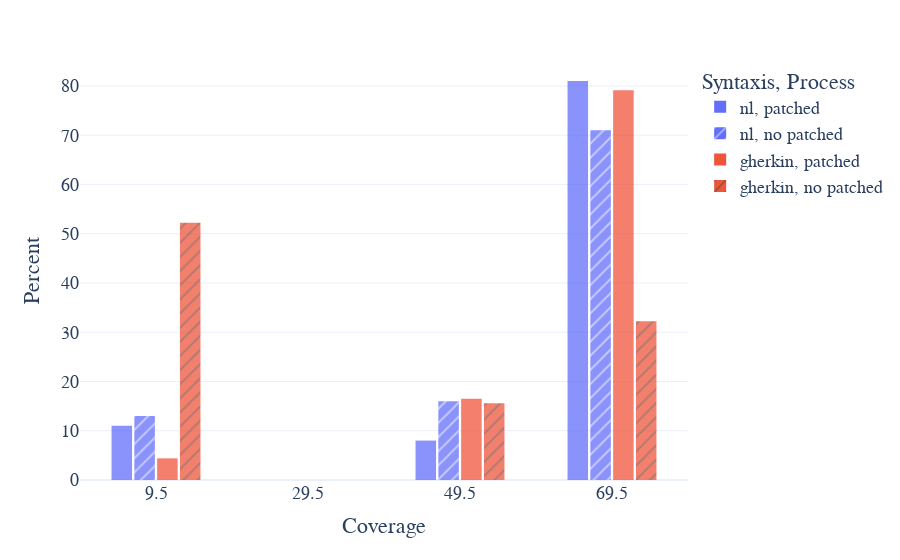

Notebook code cell kept with this figure:
### Code cell
fig = px.histogram(
    hw_copy,
    x="coverage_percent",
    color="syn",         # hue (NL vs Gherkin)
    pattern_shape="tag",     # group by experiment
    barmode="group",     # or "stack" if you want stacking instead
    nbins=5,             # tune as needed
    opacity = 0.75,
    histnorm='percent',
    #text_auto=True
)

fig.update_layout(
    bargap=0.4,
    bargroupgap=0.1,
    xaxis=dict(
        title=dict(
            text = "Coverage"
        )
    ),
    yaxis=dict(
        title=dict(
                text = "Percent"
            )
    ),
    legend=dict(
        title=dict(
            text="Syntaxis, Process"
        )
    ),
    template="plotly_white",
    font=dict(
        family="Courier New, monospace",
        size=18
    )
)

fig.show()

### Figure 1 — Plotly figure (JSON) as saved in the notebook; plotly's stock layout.template omitted (floating-point values rounded to 4 significant figures)
{"data": [{"alignmentgroup": "True", "bingroup": "x", "histnorm": "percent", "hovertemplate": "syn=nl<br>tag=patched<br>coverage_percent=%{x}<br>percent=%{y}<extra></extra>", "legendgroup": "nl, patched", "marker": {"color": "#636efa", "opacity": 0.75, "pattern": {"shape": ""}}, "name": "nl, patched", "nbinsx": 5, "offsetgroup": "nl, patched", "orientation": "v", "showlegend": true, "type": "histogram", "x": [50.0, 67.0, 67.0, 0.0, 67.0, 67.0, 67.0, 0.0, 67.0, 67.0, 0.0, 67.0, 67.0, 67.0, 67.0, 67.0, 67.0, 67.0, 50.0, 67.0, 67.0, 67.0, 67.0, 50.0, 67.0, 67.0, 67.0, 67.0, 67.0, 67.0, 0.0, 67.0, 50.0, 67.0, 67.0, 67.0, 67.0, 67.0, 67.0, 67.0, 0.0, 67.0, 67.0, 67.0, 50.0, 0.0, 0.0, 67.0, 67.0, 67.0, 67.0, 67.0, 67.0, 0.0, 67.0, 67.0, 67.0, 0.0, 67.0, 67.0, 67.0, 67.0, 67.0, 67.0, 67.0, 67.0, 67.0, 67.0, 67.0, 67.0, 0.0, 67.0, 67.0, 67.0, 67.0, 67.0, 67.0, 67.0, 67.0, 67.0, 67.0, 67.0, 67.0, 67.0, 67.0, 67.0, 67.0, 50.0, 67.0, 67.0, 67.0, 67.0, 67.0, 67.0, 50.0, 67.0, 50.0, 0.0, 67.0, 67.0], "xaxis": "x", "yaxis": "y"}, {"alignmentgroup": "True", "bingroup": "x", "histnorm": "percent", "hovertemplate": "syn=nl<br>tag=no patched<br>coverage_percent=%{x}<br>percent=%{y}<extra></extra>", "legendgroup": "nl, no patched", "marker": {"color": "#636efa", "opacity": 0.75, "pattern": {"shape": "/"}}, "name": "nl, no patched", "nbinsx": 5, "offsetgroup": "nl, no patched", "orientation": "v", "showlegend": true, "type": "histogram", "x": [67.0, 50.0, 67.0, 67.0, 0.0, 67.0, 0.0, 67.0, 67.0, 67.0, 67.0, 67.0, 67.0, 0.0, 67.0, 50.0, 67.0, 50.0, 67.0, 67.0, 67.0, 67.0, 50.0, 0.0, 50.0, 67.0, 0.0, 67.0, 67.0, 67.0, 67.0, 0.0, 67.0, 0.0, 50.0, 0.0, 67.0, 50.0, 67.0, 67.0, 67.0, 67.0, 67.0, 67.0, 67.0, 0.0, 67.0, 67.0, 67.0, 67.0, 0.0, 67.0, 67.0, 67.0, 67.0, 0.0, 67.0, 67.0, 67.0, 67.0, 67.0, 50.0, 67.0, 67.0, 67.0, 67.0, 67.0, 67.0, 67.0, 67.0, 67.0, 67.0, 50.0, 67.0, 67.0, 67.0, 50.0, 50.0, 50.0, 67.0, 50.0, 67.0, 67.0, 67.0, 67.0, 67.0, 50.0, 50.0, 50.0, 67.0, 67.0, 0.0, 0.0, 67.0, 67.0, 67.0, 67.0, 67.0, 67.0, 67.0], "xaxis": "x", "yaxis": "y"}, {"alignmentgroup": "True", "bingroup": "x", "histnorm": "percent", "hovertemplate": "syn=gherkin<br>tag=patched<br>coverage_percent=%{x}<br>percent=%{y}<extra></extra>", "legendgroup": "gherkin, patched", "marker": {"color": "#EF553B", "opacity": 0.75, "pattern": {"shape": ""}}, "name": "gherkin, patched", "nbinsx": 5, "offsetgroup": "gherkin, patched", "orientation": "v", "showlegend": true, "type": "histogram", "x": [0.0, 67.0, 67.0, 67.0, 67.0, 67.0, 67.0, 67.0, 50.0, 50.0, 50.0, 67.0, 67.0, 50.0, 0.0, 50.0, 67.0, 67.0, 67.0, 67.0, 67.0, 67.0, 67.0, 67.0, 67.0, 67.0, 67.0, 67.0, 67.0, 67.0, 50.0, 50.0, 50.0, 67.0, 50.0, 0.0, 67.0, 67.0, 67.0, 67.0, 67.0, 67.0, 50.0, 67.0, 67.0, 67.0, 67.0, 50.0, 67.0, 67.0, 67.0, 67.0, 67.0, 50.0, 67.0, 67.0, 67.0, 67.0, 0.0, 67.0, 67.0, 67.0, 67.0, 67.0, 50.0, 67.0, 67.0, 67.0, 67.0, 67.0, 67.0, 67.0, 50.0, 67.0, 67.0, 50.0, 67.0, 67.0, 67.0, 67.0, 67.0, 67.0, 67.0, 67.0, 67.0, 67.0, 67.0, 67.0, 67.0, 67.0, 67.0], "xaxis": "x", "yaxis": "y"}, {"alignmentgroup": "True", "bingroup": "x", "histnorm": "percent", "hovertemplate": "syn=gherkin<br>tag=no patched<br>coverage_percent=%{x}<br>percent=%{y}<extra></extra>", "legendgroup": "gherkin, no patched", "marker": {"color": "#EF553B", "opacity": 0.75, "pattern": {"shape": "/"}}, "name": "gherkin, no patched", "nbinsx": 5, "offsetgroup": "gherkin, no patched", "orientation": "v", "showlegend": true, "type": "histogram", "x": [67.0, 0.0, 0.0, 0.0, 67.0, 50.0, 0.0, 67.0, 50.0, 0.0, 50.0, 50.0, 0.0, 0.0, 0.0, 0.0, 0.0, 67.0, 67.0, 67.0, 0.0, 67.0, 0.0, 0.0, 0.0, 67.0, 0.0, 0.0, 67.0, 50.0, 0.0, 67.0, 0.0, 67.0, 0.0, 0.0, 0.0, 0.0, 0.0, 50.0, 67.0, 50.0, 67.0, 50.0, 0.0, 0.0, 67.0, 50.0, 67.0, 67.0, 0.0, 0.0, 67.0, 0.0, 0.0, 0.0, 0.0, 67.0, 0.0, 67.0, 0.0, 50.0, 67.0, 0.0, 67.0, 50.0, 50.0, 0.0, 67.0, 50.0, 0.0, 0.0, 67.0, 0.0, 0.0, 0.0, 67.0, 0.0, 0.0, 0.0, 67.0, 67.0, 67.0, 67.0, 0.0, 50.0, 67.0, 0.0, 0.0, 0.0], "xaxis": "x", "yaxis": "y"}], "layout": {"bargap": 0.4, "bargroupgap": 0.1, "barmode": "group", "font": {"family": "Courier New, monospace", "size": 18}, "legend": {"title": {"text": "Syntaxis, Process"}, "tracegroupgap": 0}, "margin": {"t": 60}, "xaxis": {"anchor": "y", "domain": [0, 1], "title": {"text": "Coverage"}}, "yaxis": {"anchor": "x", "domain": [0, 1], "title": {"text": "Percent"}}}}
